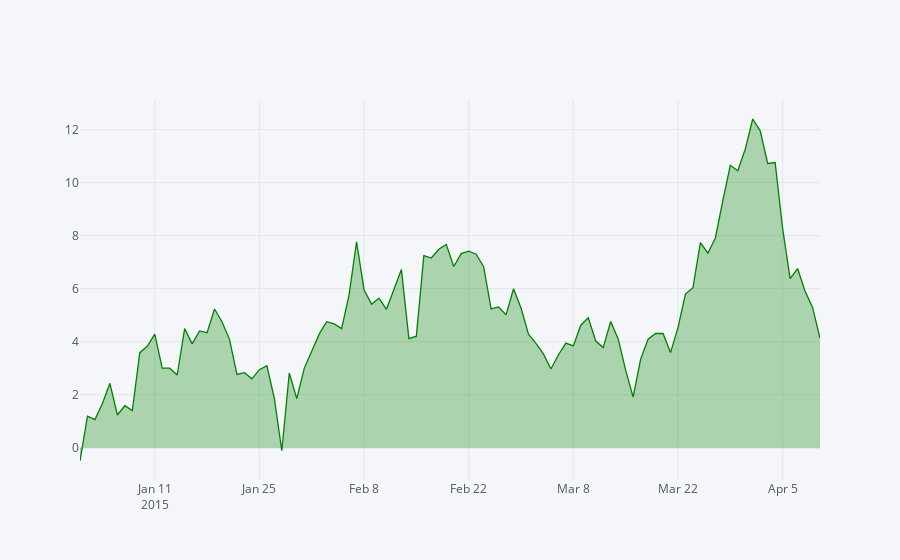

The code cell stored with this chart in its notebook:
### Markdown cell above
### Filled Traces

We can add a fill to a trace with **fill=True**

### Code cell
df['IBM'].iplot(filename='Tutorial Microsoft',fill=True,colors=['green'])
